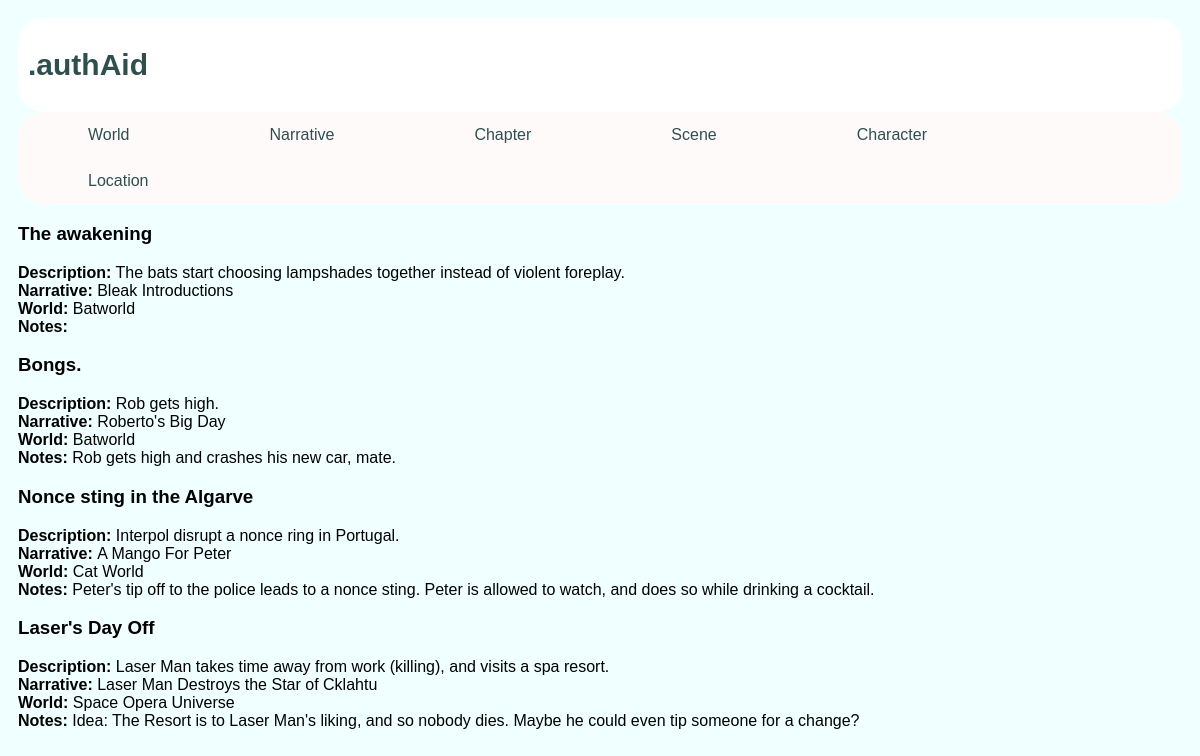
Before: /author/chapter/ with the older database file.
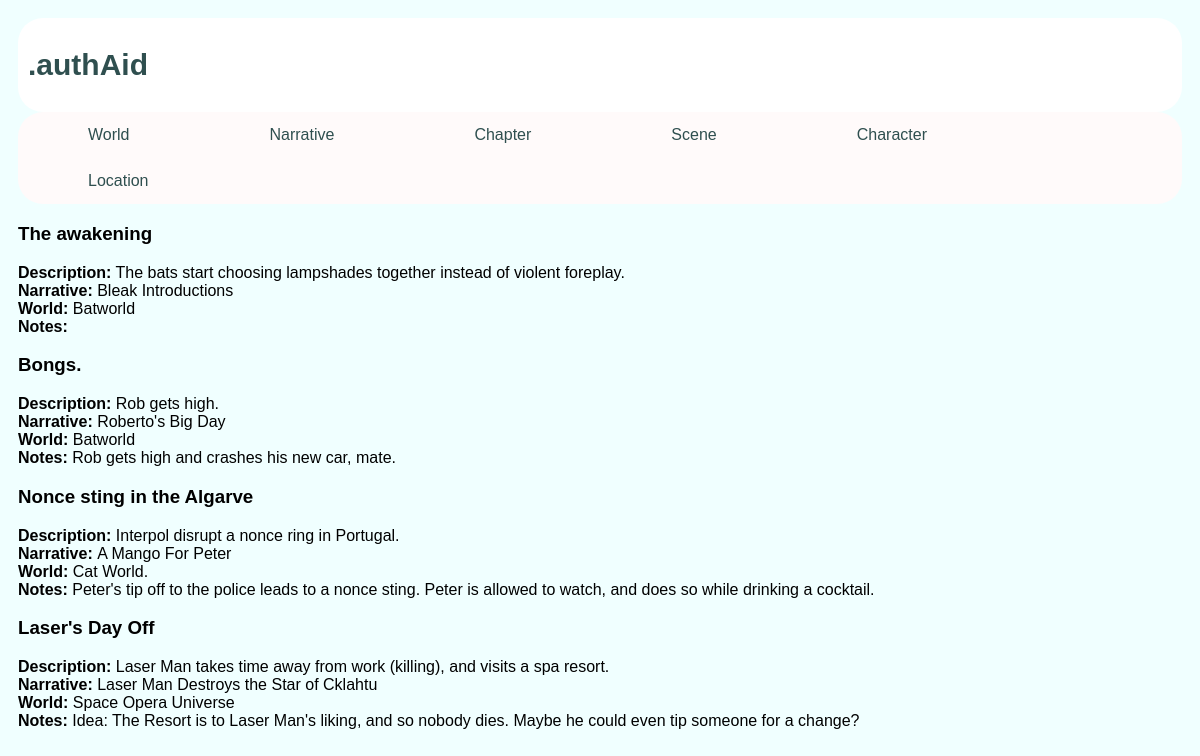
After: the same page with the newer database file.
### author/models.py (models this page shows, shortened)
class Chapter(models.Model):
    title = models.CharField(max_length=name_length,default='',blank=True)
    description = models.CharField(max_length=description_length,default='',blank=True)
    notes = notes_all
    ngi = models.ForeignKey(NarrativeGeneralInfo,on_delete=models.CASCADE, null=True,blank=True)
    world = models.ForeignKey(World, on_delete=models.CASCADE, null=True,blank=True)
    chapter_number = models.IntegerField(default=0)

class World(models.Model):
    name = models.CharField(max_length=name_length, default='',blank=True)
    description = models.CharField(max_length=description_length, default='',blank=True)
    notes = notes_all
    def __str__(self):
        return self.name

class NarrativeGeneralInfo(models.Model):
    title = models.CharField(max_length=name_length,default='',blank=True)
    description = models.CharField(max_length=description_length,default='',blank=True)
    notes = notes_all
    setting = models.CharField(max_length=2000, default='',blank=True)
    genre = models.CharField(max_length=200, default='',blank=True)
    world = models.ForeignKey(World,on_delete=models.CASCADE, null=True,blank=True)
    def __str__(self):
        return self.title

class Location(models.Model):
    name = models.CharField(max_length=name_length, default='',blank=True)
    description = models.CharField(max_length=description_length, default='',blank=True)
    notes = notes_all
    world = models.ForeignKey(World, on_delete=models.CASCADE, null=True,blank=True)
    scenes = models.ManyToManyField(Scene,blank=True)
    chapters = models.ManyToManyField(Chapter,blank=True)

### author/views.py (the view)
# urls.py: path('chapter/',views.ChapterView.as_view(), name='chapter'),
class ChapterView(ListView):
    template_name = 'author/chapter.html'
    context_object_name = 'chapter_list'
    def get_queryset(self):
        return Chapter.objects.all().order_by('world')

### author/templates/author/chapter.html (shortened to what this page needs)
<!DOCTYPE html>
<html lang="en">
<head>
</head>
<body>
{% extends "author/base.html" %}
{%block content%}
{%if chapter_list%}
    {%for chapter in chapter_list%}
        <h3>{{chapter.title}}</h3>
        <b>Description:</b> {{chapter.description}}<br>
        <b>Narrative: </b> {{chapter.ngi}}<br>
        <b>World: </b> {{chapter.world}}<br>
        <b>Notes:</b> {{chapter.notes}}<br>
    {%endfor%}
{%endif%}
{%endblock%}

Changed rows visible on the page:
changed through a linked row, Chapter "Nonce sting in the Algarve": world "Cat World" → "Cat World."
